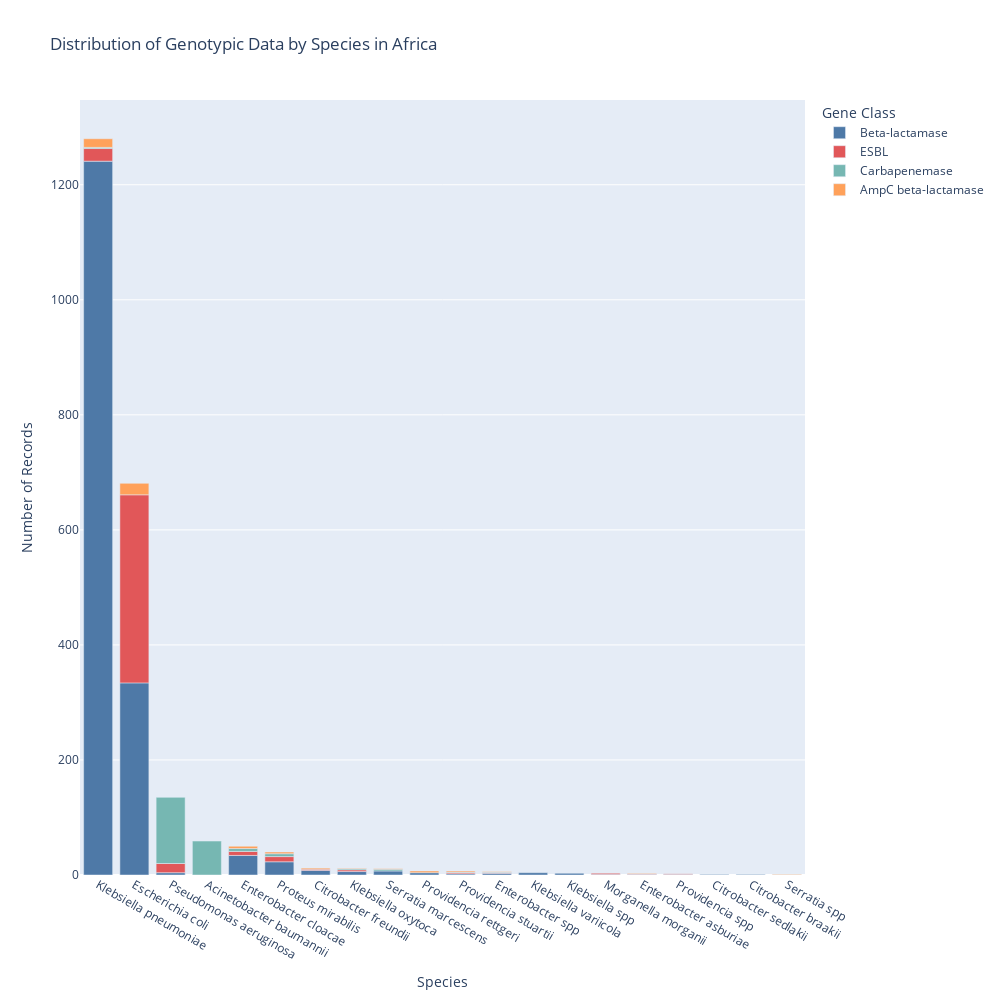

Source (notebook cell):
### Code cell
visualize_continent_distribution(merged_dataset,'Africa')

### Figure 1 — Plotly figure (JSON) as saved in the notebook; plotly's stock layout.template omitted (floating-point values rounded to 4 significant figures)
{"data": [{"alignmentgroup": "True", "hovertemplate": "Gene Class=Beta-lactamase<br>Species=%{x}<br>Number of Records=%{y}<extra></extra>", "legendgroup": "Beta-lactamase", "marker": {"color": "#4e79a7", "pattern": {"shape": ""}}, "name": "Beta-lactamase", "offsetgroup": "Beta-lactamase", "orientation": "v", "showlegend": true, "textposition": "auto", "type": "bar", "x": ["Klebsiella pneumoniae", "Escherichia coli", "Enterobacter cloacae", "Proteus mirabilis", "Citrobacter freundii", "Serratia marcescens", "Klebsiella oxytoca", "Pseudomonas aeruginosa", "Klebsiella variicola", "Providencia rettgeri", "Enterobacter spp", "Klebsiella spp", "Providencia stuartii", "Citrobacter sedlakii", "Providencia spp", "Morganella morganii", "Citrobacter braakii", "Enterobacter asburiae"], "xaxis": "x", "y": [1241, 334, 34, 23, 8, 7, 6, 4, 4, 4, 3, 3, 2, 1, 1, 1, 1, 1], "yaxis": "y"}, {"alignmentgroup": "True", "hovertemplate": "Gene Class=ESBL<br>Species=%{x}<br>Number of Records=%{y}<extra></extra>", "legendgroup": "ESBL", "marker": {"color": "#e15759", "pattern": {"shape": ""}}, "name": "ESBL", "offsetgroup": "ESBL", "orientation": "v", "showlegend": true, "textposition": "auto", "type": "bar", "x": ["Escherichia coli", "Klebsiella pneumoniae", "Pseudomonas aeruginosa", "Proteus mirabilis", "Enterobacter cloacae", "Klebsiella oxytoca", "Morganella morganii", "Providencia stuartii", "Citrobacter freundii", "Providencia spp", "Enterobacter spp", "Enterobacter asburiae"], "xaxis": "x", "y": [327, 22, 16, 9, 7, 3, 2, 2, 2, 1, 1, 1], "yaxis": "y"}, {"alignmentgroup": "True", "hovertemplate": "Gene Class=Carbapenemase<br>Species=%{x}<br>Number of Records=%{y}<extra></extra>", "legendgroup": "Carbapenemase", "marker": {"color": "#76b7b2", "pattern": {"shape": ""}}, "name": "Carbapenemase", "offsetgroup": "Carbapenemase", "orientation": "v", "showlegend": true, "textposition": "auto", "type": "bar", "x": ["Pseudomonas aeruginosa", "Acinetobacter baumannii", "Enterobacter cloacae", "Proteus mirabilis", "Serratia marcescens", "Klebsiella oxytoca", "Klebsiella pneumoniae", "Providencia stuartii", "Enterobacter spp"], "xaxis": "x", "y": [115, 59, 5, 5, 3, 2, 2, 1, 1], "yaxis": "y"}, {"alignmentgroup": "True", "hovertemplate": "Gene Class=AmpC beta-lactamase<br>Species=%{x}<br>Number of Records=%{y}<extra></extra>", "legendgroup": "AmpC beta-lactamase", "marker": {"color": "#FFA15A", "pattern": {"shape": ""}}, "name": "AmpC beta-lactamase", "offsetgroup": "AmpC beta-lactamase", "orientation": "v", "showlegend": true, "textposition": "auto", "type": "bar", "x": ["Escherichia coli", "Klebsiella pneumoniae", "Enterobacter cloacae", "Providencia rettgeri", "Proteus mirabilis", "Citrobacter freundii", "Providencia stuartii", "Serratia marcescens", "Enterobacter asburiae", "Klebsiella oxytoca", "Enterobacter spp", "Serratia spp"], "xaxis": "x", "y": [20, 15, 4, 3, 3, 2, 2, 1, 1, 1, 1, 1], "yaxis": "y"}], "layout": {"barmode": "relative", "height": 1000, "legend": {"title": {"text": "Gene Class"}, "tracegroupgap": 0}, "title": {"text": "Distribution of Genotypic Data by Species in Africa"}, "width": 1000, "xaxis": {"anchor": "y", "autorange": true, "categoryorder": "total descending", "domain": [0, 1], "range": [-0.5, 19.5], "title": {"text": "Species"}, "type": "category"}, "yaxis": {"anchor": "x", "autorange": true, "domain": [0, 1], "range": [0, 1347.0], "title": {"text": "Number of Records"}, "type": "linear"}}}
